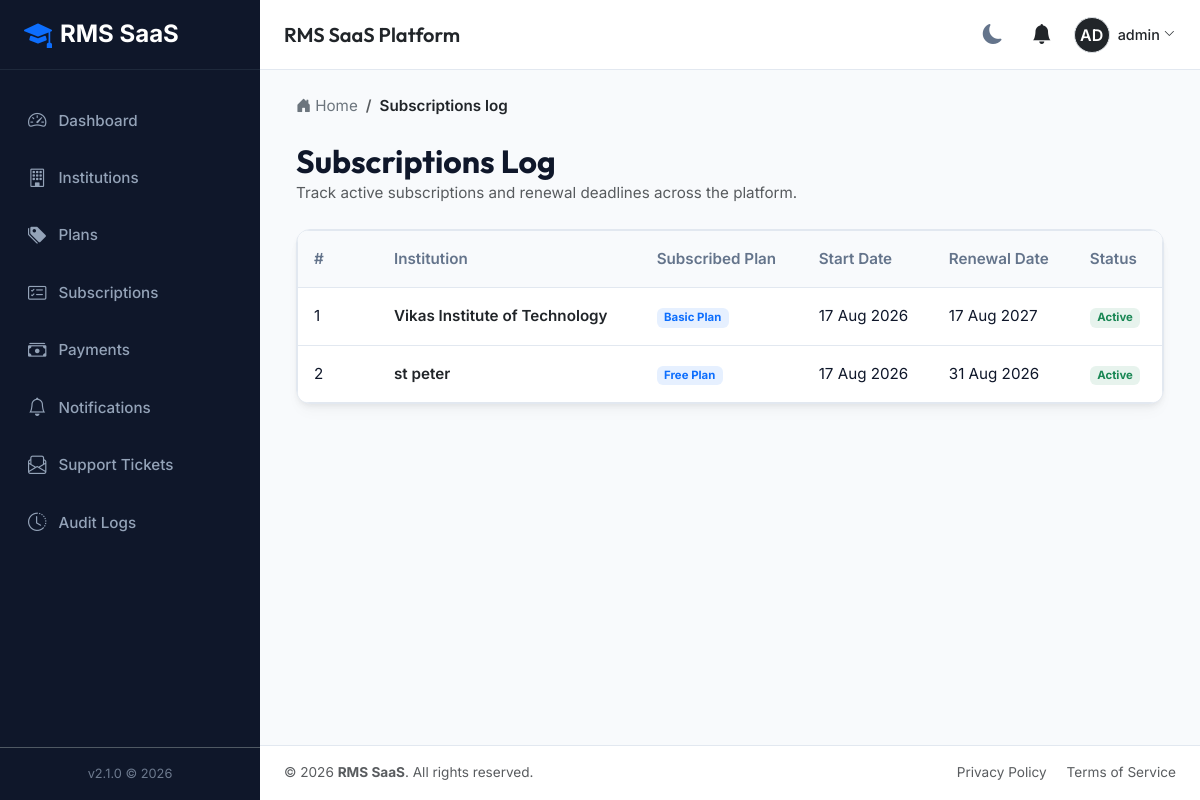
/superadmin/subscriptions/ (signed in), run on the app's committed database.
### accounts/models.py (models this page shows, shortened)
class User(AbstractUser):
    class Role(models.TextChoices):
        SUPER_ADMIN = 'SUPER_ADMIN', 'Super Admin'
        INSTITUTION_OWNER = 'INSTITUTION_OWNER', 'Institution Owner'
        INSTITUTION_ADMIN = 'INSTITUTION_ADMIN', 'Institution Admin'
        EXAM_CONTROLLER = 'EXAM_CONTROLLER', 'Examination Controller'
        HOD = 'HOD', 'Head of Department'
        FACULTY = 'FACULTY', 'Faculty'
        STUDENT = 'STUDENT', 'Student'
    role = models.CharField(max_length=30, choices=Role.choices, default=Role.STUDENT)
    institution = models.ForeignKey(
        'tenants.Institution',
        on_delete=models.SET_NULL,
        null=True,
        blank=True,
        related_name='users'
    )
    phone = models.CharField(max_length=20, blank=True, null=True)
    profile_picture = models.ImageField(upload_to='profile_pics/', blank=True, null=True)
    created_at = models.DateTimeField(auto_now_add=True)
    updated_at = models.DateTimeField(auto_now=True)
    @property
    def is_super_admin(self):
        return self.role == self.Role.SUPER_ADMIN or self.is_superuser
    @property
    def is_institution_admin(self):
        return self.role in [self.Role.INSTITUTION_OWNER, self.Role.INSTITUTION_ADMIN]

### subscriptions/models.py (models this page shows, shortened)
class Subscription(TenantModel):
    class BillingCycle(models.TextChoices):
        MONTHLY = 'MONTHLY', 'Monthly'
        YEARLY = 'YEARLY', 'Yearly'
    class Status(models.TextChoices):
        TRIAL = 'TRIAL', 'Trial Mode'
        ACTIVE = 'ACTIVE', 'Active Paid'
        PAST_DUE = 'PAST_DUE', 'Past Due / Unpaid'
        CANCELED = 'CANCELED', 'Canceled'
        SUSPENDED = 'SUSPENDED', 'Suspended'
    institution = models.OneToOneField(Institution, on_delete=models.CASCADE, related_name='subscription')
    plan = models.ForeignKey(Plan, on_delete=models.PROTECT, related_name='subscriptions')
    billing_cycle = models.CharField(max_length=20, choices=BillingCycle.choices, default=BillingCycle.MONTHLY)
    status = models.CharField(max_length=20, choices=Status.choices, default=Status.TRIAL)
    start_date = models.DateField()
    end_date = models.DateField()
    next_billing_date = models.DateField()
    is_trial = models.BooleanField(default=True)
    created_at = models.DateTimeField(auto_now_add=True)
    updated_at = models.DateTimeField(auto_now=True)

class Plan(models.Model):
    name = models.CharField(max_length=100)  # e.g., Starter, Growth, Professional, Enterprise
    student_limit = models.PositiveIntegerField(default=500)
    faculty_limit = models.PositiveIntegerField(default=50)
    storage_limit_gb = models.PositiveIntegerField(default=10)
    admin_limit = models.PositiveIntegerField(default=5)
    price_monthly = models.DecimalField(max_digits=10, decimal_places=2, default=0.0)
    price_yearly = models.DecimalField(max_digits=10, decimal_places=2, default=0.0)
    features = models.JSONField(default=list, blank=True)
    is_active = models.BooleanField(default=True)
    created_at = models.DateTimeField(auto_now_add=True)
    updated_at = models.DateTimeField(auto_now=True)

### tenants/models.py (models this page shows, shortened)
class Institution(models.Model):
    name = models.CharField(max_length=255)
    slug = models.SlugField(max_length=255, unique=True)
    contact_email = models.EmailField()
    contact_phone = models.CharField(max_length=20, blank=True, null=True)
    address = models.TextField(blank=True, null=True)
    logo = models.ImageField(upload_to='institution_logos/', blank=True, null=True)
    is_active = models.BooleanField(default=True)
    created_at = models.DateTimeField(auto_now_add=True)
    updated_at = models.DateTimeField(auto_now=True)

### tenants/views.py (the view)
# urls.py: path('superadmin/subscriptions/', views.superadmin_subscriptions, name='superadmin_subscriptions'),
@login_required
def superadmin_subscriptions(request):
    if not request.user.is_super_admin:
        return redirect('dashboard')
    subs = Subscription.objects.all().select_related('institution', 'plan')
    return render(request, 'superadmin/subscriptions.html', {'subscriptions': subs, 'breadcrumbs': [{'name': 'Subscriptions log', 'url': '#'}]})

### notifications/context_processors.py (called while the page is built)
def unread_notifications(request):
    if request.user.is_authenticated:
        unread_notifications = Notification.objects.filter(user=request.user, is_read=False).order_by('-created_at')
        return {
            'unread_notifications': unread_notifications,
            'unread_notifications_list': unread_notifications,
            'unread_notifications_count': unread_notifications.count()
        }
    return {}

### tenants/context_processors.py (called while the page is built, shortened)
def institution_context(request):
    context = {
        'current_institution': None,
        'institution_settings': None
    }
    return context

### templates/superadmin/subscriptions.html (shortened to what this page needs)
{% extends "base.html" %}
{% block content %}
<div class="mb-4">
    <h2 class="font-heading fw-bold m-0">Subscriptions Log</h2>
    <p class="text-muted m-0">Track active subscriptions and renewal deadlines across the platform.</p>
</div>
<div class="rms-card p-0 overflow-hidden">
    <div class="rms-table-responsive">
        <table class="table rms-table align-middle">
            <thead>
                <tr>
                    <th style="width: 80px;">#</th>
                    <th>Institution</th>
                    <th>Subscribed Plan</th>
                    <th>Start Date</th>
                    <th>Renewal Date</th>
                    <th>Status</th>
                </tr>
            </thead>
            <tbody>
                {% for sub in subscriptions %}
                <tr>
                    <td>{{ forloop.counter }}</td>
                    <td class="fw-semibold text-dark">{{ sub.institution.name }}</td>
                    <td><span class="badge bg-primary bg-opacity-10 text-primary">{{ sub.plan.name }}</span></td>
                    <td>{{ sub.start_date|date:"d M Y" }}</td>
                    <td>{{ sub.end_date|date:"d M Y" }}</td>
                    <td>
                        {% if sub.status == 'ACTIVE' %}
                            <span class="badge bg-success bg-opacity-10 text-success">Active</span>
                        {% elif sub.status == 'TRIAL' %}
                            <span class="badge bg-info bg-opacity-10 text-info">Trial</span>
                        {% else %}
                            <span class="badge bg-secondary bg-opacity-10 text-secondary">{{ sub.status }}</span>
                        {% endif %}
                    </td>
                </tr>
                {% empty %}
                <tr>
                    <td colspan="6" class="text-center py-5 text-muted">No subscriptions logs found.</td>
                </tr>
                {% endfor %}
            </tbody>
        </table>
    </div>
</div>
{% endblock %}

### templates/partials/navbar.html (shortened to what this page needs)
<nav class="app-navbar no-print">
    <div class="d-flex align-items-center">
        {% if current_institution %}
            <div class="d-flex align-items-center">
                {% if current_institution.logo %}
                    <img src="{{ current_institution.logo.url }}" alt="{{ current_institution.name }} Logo" height="40" class="me-2 rounded">
                {% else %}
                    <div class="bg-primary text-white d-flex align-items-center justify-content-center rounded me-2" style="width: 40px; height: 40px; font-weight: bold;">
                        {{ current_institution.name|slice:":2"|upper }}
                    </div>
                {% endif %}
                <div>
                    <h5 class="m-0 text-dark font-heading">{{ current_institution.name }}</h5>
                    {% if institution_settings.current_session %}
                        <small class="text-muted">Session: {{ institution_settings.current_session.name }}</small>
                    {% endif %}
                </div>
            </div>
        {% else %}
            <h5 class="m-0 text-dark font-heading">RMS SaaS Platform</h5>
        {% endif %}
    </div>
    <div class="d-flex align-items-center gap-3">
        <button class="theme-toggle-btn" id="theme-toggle" title="Toggle Theme">
            <i class="bi bi-moon-fill"></i>
        </button>
        <div class="dropdown">
            <button class="btn btn-link position-relative text-dark p-1" type="button" id="notificationDropdown" data-bs-toggle="dropdown" aria-expanded="false">
                <i class="bi bi-bell-fill fs-5"></i>
            </button>
        </div>
        <div class="dropdown">
            <button class="btn btn-link d-flex align-items-center text-decoration-none p-0 text-dark" type="button" id="userProfileDropdown" data-bs-toggle="dropdown" aria-expanded="false">
                {% if user.profile_picture %}
                    <img src="{{ user.profile_picture.url }}" alt="{{ user.username }}" width="36" height="36" class="rounded-circle border">
                {% else %}
                    <div class="bg-dark text-white rounded-circle d-flex align-items-center justify-content-center border" style="width: 36px; height: 36px; font-weight: 600;">
                        {{ user.username|slice:":2"|upper }}
                    </div>
                {% endif %}
                <span class="ms-2 d-none d-md-inline" style="font-size: 0.9rem; font-weight: 500;">{{ user.get_full_name|default:user.username }}</span>
                <i class="bi bi-chevron-down ms-1" style="font-size: 0.7rem;"></i>
            </button>
        </div>
    </div>
</nav>

### static/css/styles.css (style rules this page uses)
:root { --bg-primary: #f8fafc; --bg-secondary: #ffffff; --text-primary: #0f172a; --text-secondary: #64748b; --border-color: #e2e8f0; --card-shadow: 0 4px 6px -1px rgba(0, 0, 0, 0.05), 0 2px 4px -1px rgba(0, 0, 0, 0.02), 0 10px 15px -3px rgba(0, 0, 0, 0.03); --sidebar-bg: #0f172a; --sidebar-text: #94a3b8; --sidebar-active-bg: #1e293b; --sidebar-active-text: #ffffff; --primary: #4f46e5; --primary-hover: #4338ca; --success: #10b981; --warning: #f59e0b; --danger: #ef4444; --info: #06b6d4; --font-heading: 'Outfit', sans-serif; --font-body: 'Inter', sans-serif; --radius-lg: 14px; --radius-md: 10px; --transition-fast: 0.2s ease; }
body { background-color: var(--bg-primary); color: var(--text-primary); font-family: var(--font-body); font-size: 0.95rem; line-height: 1.6; transition: background-color var(--transition-fast), color var(--transition-fast); }
h1, h2, h3, h4, h5, h6 { font-family: var(--font-heading); font-weight: 600; }
.app-navbar { background-color: var(--bg-secondary); border-bottom: 1px solid var(--border-color); height: 70px; padding: 0 1.5rem; display: flex; align-items: center; justify-content: space-between; }
.rms-card { background-color: var(--bg-secondary); border: 1px solid var(--border-color); border-radius: var(--radius-lg); box-shadow: var(--card-shadow); padding: 1.5rem; margin-bottom: 1.5rem; transition: transform var(--transition-fast), box-shadow var(--transition-fast); }
.rms-table-responsive { border: 1px solid var(--border-color); border-radius: var(--radius-md); background-color: var(--bg-secondary); overflow: hidden; }
.rms-table { margin: 0; }
.rms-table th { background-color: var(--bg-primary); color: var(--text-secondary); font-weight: 600; border-bottom: 1px solid var(--border-color); padding: 1rem; }
.rms-table td { padding: 1rem; vertical-align: middle; border-bottom: 1px solid var(--border-color); color: var(--text-primary); }
.rms-table tr:last-child td { border-bottom: none; }
.theme-toggle-btn { cursor: pointer; background: none; border: none; color: var(--text-secondary); font-size: 1.25rem; padding: 0.5rem; border-radius: 50%; display: flex; align-items: center; justify-content: center; transition: all var(--transition-fast); }

### data on the page
User: username "AD", get_full_name "admin"
Subscription: institution.name "Vikas Institute of Technology", plan.name "Basic Plan", start_date "17 Aug 2026", end_date "17 Aug 2027", status "Active"
Subscription: institution.name "st peter", plan.name "Free Plan", start_date "17 Aug 2026", end_date "31 Aug 2026", status "Active"

### other printed values
{{ crumb.name }} "Subscriptions log"
